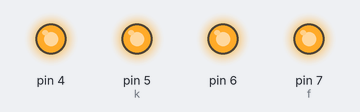
Bench run of a sketch on a simulated Arduino Uno, built with avr-gcc and run on an emulated ATmega328P. Shown: output pins drawn as LEDs (lit = HIGH). Random numbers use the default seed unless the sketch sets one.

Above: at 2.95 s.
At 21.48 s:
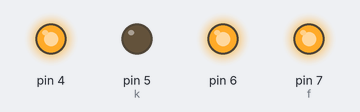
At 39.79 s:
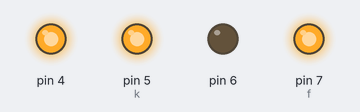
Timing chart, 0 to 40.0 s (numbered marks = the images above):
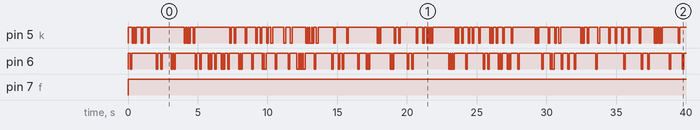

Measured:
- by itself, pin 6: HIGH → LOW at 0.16 s, → HIGH 0.11 s later, → LOW 1.8 s later, → HIGH 0.11 s later, … (116 changes in this stretch)
- by itself, pin 7 (f): LOW → HIGH at 0.01 s

The sketch:

flash_with_disco.ino
```cpp
#define f 7
#define dd 5
void setup() {
  // put your setup code here, to run once:
  //analogWrite(21,255);
  pinMode(7, OUTPUT);
  pinMode(4, OUTPUT);
  pinMode(5, OUTPUT);
  pinMode(6, OUTPUT);
  digitalWrite(7, 1);
  digitalWrite(4, 1);
  digitalWrite(5, 1);
  digitalWrite(6, 1);
}
int k = 5;
void loop() {
  // analogRead(20);
  flash();
}
void flash() {
  k  = random(5, 7);
  digitalWrite(f, 0);
  delay(5);
  digitalWrite(f, 1);
  digitalWrite(k, random(0,2));
  delay(110);
  analogWrite(k, 255);
  delay(40);
}
```
